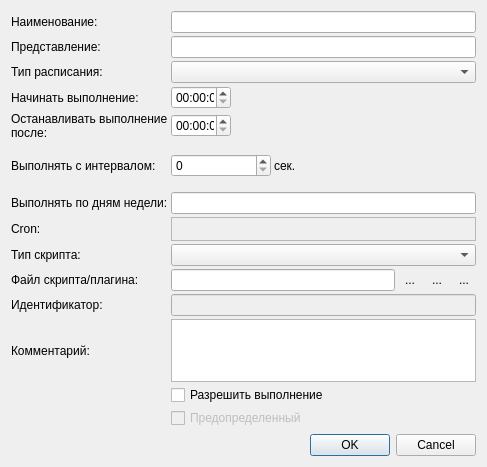
<?xml version="1.0" encoding="UTF-8"?>
<ui version="4.0">
 <class>TaskItem</class>
 <widget class="QDialog" name="TaskItem">
  <property name="geometry">
   <rect>
    <x>0</x>
    <y>0</y>
    <width>487</width>
    <height>467</height>
   </rect>
  </property>
  <property name="windowTitle">
   <string>Dialog</string>
  </property>
  <layout class="QGridLayout" name="gridLayout_2">
   <item row="0" column="0">
    <layout class="QGridLayout" name="gridLayout">
     <property name="spacing">
      <number>3</number>
     </property>
     <item row="5" column="1">
      <widget class="QTimeEdit" name="start_task">
       <property name="maximumSize">
        <size>
         <width>60</width>
         <height>16777215</height>
        </size>
       </property>
      </widget>
     </item>
     <item row="14" column="1">
      <widget class="QCheckBox" name="allowed">
       <property name="text">
        <string>Разрешить выполнение</string>
       </property>
      </widget>
     </item>
     <item row="11" column="0">
      <widget class="QLabel" name="label_8">
       <property name="text">
        <string>Файл скрипта/плагина:</string>
       </property>
      </widget>
     </item>
     <item row="0" column="0">
      <widget class="QLabel" name="label">
       <property name="text">
        <string>Наименование:</string>
       </property>
      </widget>
     </item>
     <item row="5" column="0">
      <widget class="QLabel" name="label_3">
       <property name="text">
        <string>Начинать выполнение:</string>
       </property>
      </widget>
     </item>
     <item row="9" column="1">
      <widget class="QLabel" name="lblCronString">
       <property name="minimumSize">
        <size>
         <width>0</width>
         <height>24</height>
        </size>
       </property>
       <property name="maximumSize">
        <size>
         <width>16777215</width>
         <height>24</height>
        </size>
       </property>
       <property name="frameShape">
        <enum>QFrame::StyledPanel</enum>
       </property>
       <property name="text">
        <string/>
       </property>
      </widget>
     </item>
     <item row="0" column="1">
      <widget class="QLineEdit" name="name"/>
     </item>
     <item row="12" column="1">
      <widget class="QLineEdit" name="uuid">
       <property name="enabled">
        <bool>false</bool>
       </property>
      </widget>
     </item>
     <item row="1" column="0">
      <widget class="QLabel" name="label_2">
       <property name="text">
        <string>Представление:</string>
       </property>
      </widget>
     </item>
     <item row="8" column="0">
      <widget class="QLabel" name="label_7">
       <property name="text">
        <string>Выполнять по дням недели:</string>
       </property>
      </widget>
     </item>
     <item row="7" column="1">
      <layout class="QHBoxLayout" name="horizontalLayout">
       <item>
        <widget class="QSpinBox" name="interval">
         <property name="maximumSize">
          <size>
           <width>100</width>
           <height>16777215</height>
          </size>
         </property>
         <property name="maximum">
          <number>999999999</number>
         </property>
        </widget>
       </item>
       <item>
        <widget class="QLabel" name="label_6">
         <property name="text">
          <string>сек.</string>
         </property>
        </widget>
       </item>
      </layout>
     </item>
     <item row="6" column="0">
      <widget class="QLabel" name="label_4">
       <property name="text">
        <string>Останавливать выполнение после:</string>
       </property>
       <property name="wordWrap">
        <bool>true</bool>
       </property>
      </widget>
     </item>
     <item row="10" column="1">
      <widget class="QComboBox" name="cmbScriptType"/>
     </item>
     <item row="11" column="1">
      <layout class="QHBoxLayout" name="horizontalLayout_2">
       <item>
        <widget class="QLineEdit" name="script"/>
       </item>
       <item>
        <widget class="QToolButton" name="btnSelectPlugin">
         <property name="text">
          <string>...</string>
         </property>
         <property name="icon">
          <iconset resource="../../tree_model/res/resurce.qrc">
           <normaloff>:/img/link.png</normaloff>:/img/link.png</iconset>
         </property>
         <property name="autoRaise">
          <bool>true</bool>
         </property>
        </widget>
       </item>
       <item>
        <widget class="QToolButton" name="btnPluginParam">
         <property name="text">
          <string>...</string>
         </property>
         <property name="icon">
          <iconset resource="cron_res.qrc">
           <normaloff>:/img/options.png</normaloff>:/img/options.png</iconset>
         </property>
         <property name="autoRaise">
          <bool>true</bool>
         </property>
        </widget>
       </item>
       <item>
        <widget class="QToolButton" name="btnSave">
         <property name="text">
          <string>...</string>
         </property>
         <property name="icon">
          <iconset resource="../../tree_model/res/resurce.qrc">
           <normaloff>:/img/save.png</normaloff>:/img/save.png</iconset>
         </property>
         <property name="autoRaise">
          <bool>true</bool>
         </property>
        </widget>
       </item>
      </layout>
     </item>
     <item row="1" column="1">
      <widget class="QLineEdit" name="synonum"/>
     </item>
     <item row="12" column="0">
      <widget class="QLabel" name="label_9">
       <property name="text">
        <string>Идентификатор:</string>
       </property>
      </widget>
     </item>
     <item row="7" column="0">
      <widget class="QLabel" name="label_5">
       <property name="text">
        <string>Выполнять с интервалом:</string>
       </property>
      </widget>
     </item>
     <item row="13" column="0">
      <widget class="QLabel" name="label_10">
       <property name="text">
        <string>Комментарий:</string>
       </property>
      </widget>
     </item>
     <item row="2" column="0">
      <widget class="QLabel" name="label_13">
       <property name="text">
        <string>Тип расписания:</string>
       </property>
      </widget>
     </item>
     <item row="6" column="1">
      <widget class="QTimeEdit" name="end_task">
       <property name="maximumSize">
        <size>
         <width>60</width>
         <height>16777215</height>
        </size>
       </property>
      </widget>
     </item>
     <item row="8" column="1">
      <widget class="QLineEdit" name="days_of_week"/>
     </item>
     <item row="9" column="0">
      <widget class="QLabel" name="label_12">
       <property name="text">
        <string>Cron:</string>
       </property>
      </widget>
     </item>
     <item row="15" column="1">
      <widget class="QCheckBox" name="predefined">
       <property name="enabled">
        <bool>false</bool>
       </property>
       <property name="text">
        <string>Предопределенный</string>
       </property>
      </widget>
     </item>
     <item row="10" column="0">
      <widget class="QLabel" name="label_11">
       <property name="text">
        <string>Тип скрипта:</string>
       </property>
      </widget>
     </item>
     <item row="13" column="1">
      <widget class="QTextEdit" name="txtComment">
       <property name="maximumSize">
        <size>
         <width>16777215</width>
         <height>63</height>
        </size>
       </property>
       <property name="lineWrapMode">
        <enum>QTextEdit::WidgetWidth</enum>
       </property>
      </widget>
     </item>
     <item row="2" column="1">
      <widget class="QComboBox" name="cmbCronType"/>
     </item>
    </layout>
   </item>
   <item row="1" column="0">
    <widget class="QDialogButtonBox" name="buttonBox">
     <property name="orientation">
      <enum>Qt::Horizontal</enum>
     </property>
     <property name="standardButtons">
      <set>QDialogButtonBox::Cancel|QDialogButtonBox::Ok</set>
     </property>
    </widget>
   </item>
  </layout>
 </widget>
 <resources>
  <include location="cron_res.qrc"/>
  <include location="../../tree_model/res/resurce.qrc"/>
 </resources>
 <connections>
  <connection>
   <sender>buttonBox</sender>
   <signal>accepted()</signal>
   <receiver>TaskItem</receiver>
   <slot>accept()</slot>
   <hints>
    <hint type="sourcelabel">
     <x>248</x>
     <y>254</y>
    </hint>
    <hint type="destinationlabel">
     <x>157</x>
     <y>274</y>
    </hint>
   </hints>
  </connection>
  <connection>
   <sender>buttonBox</sender>
   <signal>rejected()</signal>
   <receiver>TaskItem</receiver>
   <slot>reject()</slot>
   <hints>
    <hint type="sourcelabel">
     <x>316</x>
     <y>260</y>
    </hint>
    <hint type="destinationlabel">
     <x>286</x>
     <y>274</y>
    </hint>
   </hints>
  </connection>
 </connections>
</ui>
